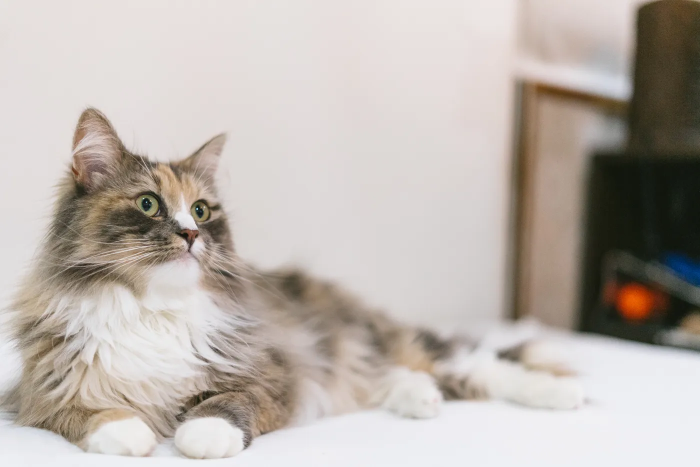
#> input picture cat.jpg, 1400 x 933 px (shown at 1/2 size)
$ python test.py
#> lines starting #> are read from the running program, lines starting #| are printed output that depends on the picture
import cv2 as cv

img = cv.imread('cat.jpg')
#> img is the input picture: shape (933, 1400, 3); mean B, G, R 173.9, 180, 187.9
img = cv.resize(img, (400, 300))
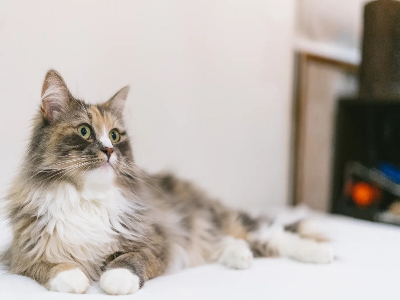
#> img: shape (300, 400, 3); mean B, G, R 173.9, 180, 187.9
cv.putText(img, 'Stay Home', (50, 50), cv.FONT_HERSHEY_SCRIPT_SIMPLEX, 2, (0, 255, 255), 4)
cv.rectangle(img, (60, 120), (140, 140), (20, 20, 20), -1)
cv.circle(img, (90, 240), 30, (0, 255, 255), -1)
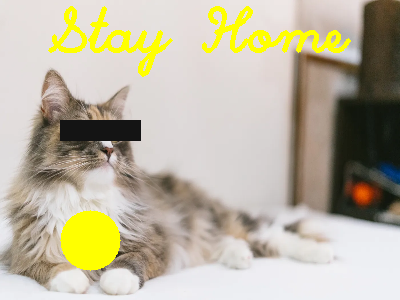
#> img: shape (300, 400, 3); mean B, G, R 160.4, 180.8, 188
# imshowは最後に記述
cv.imshow('image', img)

cv.waitKey(0)
cv.destroyAllWindows()
